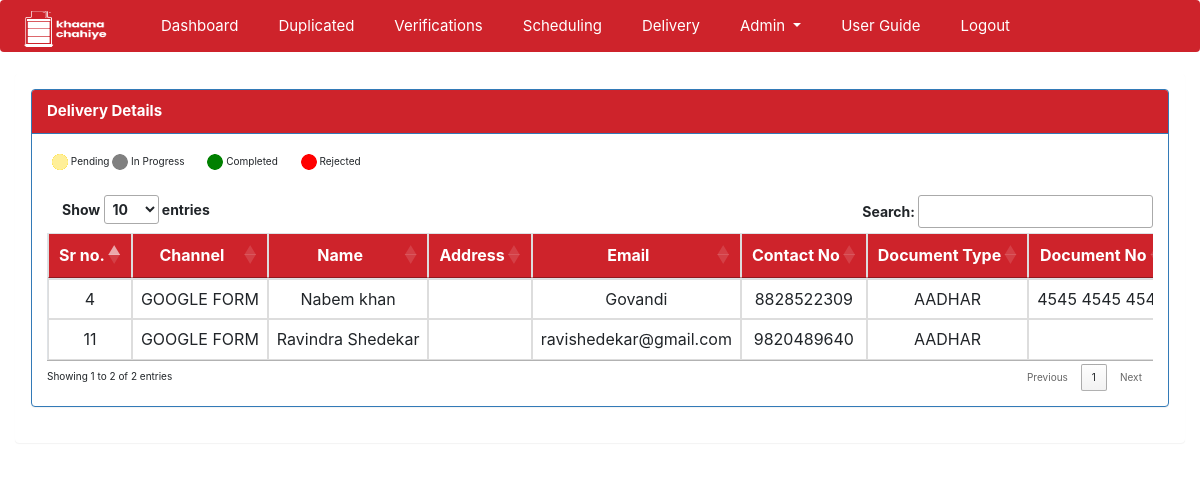
Page /main.php?page=delivery/delivery (signed in) on the committed database.
### tables this page shows
CREATE TABLE `request_details` (
  `id` bigint(20) UNSIGNED NOT NULL,
  `document_id` bigint(20) UNSIGNED NOT NULL,
  `channel_id` bigint(20) UNSIGNED NOT NULL,
  `name` varchar(100) NOT NULL,
  `address` text NOT NULL,
  `contact_no` varchar(20) NOT NULL,
  `document_no` varchar(200) NOT NULL,
  `email` varchar(60) NOT NULL,
  `gender` enum('M','F') NOT NULL,
  `no_of_people` varchar(45) NOT NULL,
  `is_beneficiary` enum('Y','N') NOT NULL,
  `aid_form` bigint(20) UNSIGNED NOT NULL,
  `request_type` enum('bulk','single') NOT NULL,
  `latitude` varchar(20) NOT NULL,
  `longitude` varchar(20) NOT NULL,
  `remark` text NOT NULL,
  `is_duplicated` enum('N','Y') NOT NULL,
  `created_at` timestamp NULL DEFAULT NULL,
  `updated_at` timestamp NULL DEFAULT NULL
);

CREATE TABLE `channel_types` (
  `id` bigint(20) UNSIGNED NOT NULL,
  `name` varchar(100) NOT NULL,
  `status` enum('Y','N') NOT NULL
);

CREATE TABLE `document_types` (
  `id` bigint(20) UNSIGNED NOT NULL,
  `name` varchar(45) NOT NULL,
  `status` enum('Y','N') NOT NULL
);

### includes/functions.php (called while the page is built, shortened)
<?php
function get_channelname($roleid) {
    include('connection.php');
    $sql = "select name from ".channel_type." WHERE id='".$roleid."'";
    $result = mysqli_query($conn,$sql) or die(mysqli_error($conn));
    $row = mysqli_fetch_assoc($result);
    return $row['name'];
}
function get_documenttype($roleid) {
    include('connection.php');
    $sql = "select name from ".document_type." WHERE id='".$roleid."'";
    $result = mysqli_query($conn,$sql) or die(mysqli_error($conn));
    $row = mysqli_fetch_assoc($result);
    return $row['name'];
}
?>

### delivery/delivery.php (the view, shortened to what this page needs)
<?php
$verification_details = "select a.*,b.request_status_id,b.approve_people_count from ".request_details." a INNER JOIN ".request_details_delivery." b
ON a.id= b.request_id WHERE request_status_id IN (1,9,10)";
$verification_details_res = mysqli_query($conn,$verification_details) or die(mysqli_error($conn));
?>
<html>
<div class="panel panel-primary">
  <div class="panel-heading">
    <b>Delivery Details</b>
  </div>
  <div class="form-group" style="margin-left:20px;margin-top:20px;">
       <span>
           <img src="<?php echo WEBSITE . 'images/yBlink.gif'; ?>"> Pending
       </span>
       <span>
           <img src="<?php echo WEBSITE . 'images/gy.png'; ?>"> In Progress
       </span>
       <span style="padding-left:20px;">
           <img src="<?php echo WEBSITE . 'images/g.png'; ?>"> Completed
       </span>
       <span style="padding-left:20px;">
           <img src="<?php echo WEBSITE . 'images/r.png'; ?>"> Rejected
       </span>
  </div>
  <div class="panel-body">
    <table class="table table-bordered dt-responsive nowrap dataTable no-footer">
        <thead>
          <tr>
            <th class="text-center">Sr no.</th>
            <th class="text-center">Channel</th>
            <th class="text-center">Name</th>
            <th class="text-center">Address</th>
            <th class="text-center">Email</th>
            <th class="text-center">Contact No</th>
            <th class="text-center">Document Type</th>
            <th class="text-center">Document No</th>
          </tr>
        </thead>
        <tbody>
        <?php
        if(mysqli_num_rows($verification_details_res) > 0):
        while($verification_details_row = mysqli_fetch_array($verification_details_res)):?>
          <tr>
            <td class="text-center"><?php echo $verification_details_row['id']; ?></td>
            <td class="text-center"><?php echo get_channelname($verification_details_row['channel_id']); ?></td>
            <td class="text-center"><?php echo $verification_details_row['name']; ?></td>
            <td class="text-center"><?php echo $verification_details_row['address']; ?></td>
            <td class="text-center"><?php echo $verification_details_row['email']; ?></td>
            <td class="text-center"><?php echo $verification_details_row['contact_no']; ?></td>
            <td class="text-center"><?php echo get_documenttype($verification_details_row['document_id']); ?></td>
            <td class="text-center"><?php echo $verification_details_row['document_no']; ?></td>
          </tr>
        <?php
        endwhile;
      endif;?>
        </tbody>
        </table>
  </div>
</div>
</html>

### css/index.css (style rules this page uses)
body { background: #3e4144; }

### css/home.css (style rules this page uses)
thead, .panel-heading { background-color: #CE232B; color: #fff; }
.panel-primary>.panel-heading { color: #fff; font-size: 15px !important; background-color: #CE232B; background-color: #CE232B; }

### rows in the picture
request_details: id "11", channel.name "GOOGLE FORM", name "Ravindra Shedekar", email "ravishedekar@gmail.com", contact_no "9820489640", document.name "AADHAR"
request_details: id "4", channel.name "GOOGLE FORM", name "Nabem khan", email "Govandi", contact_no "8828522309", document.name "AADHAR", document_no "4545 4545…"
